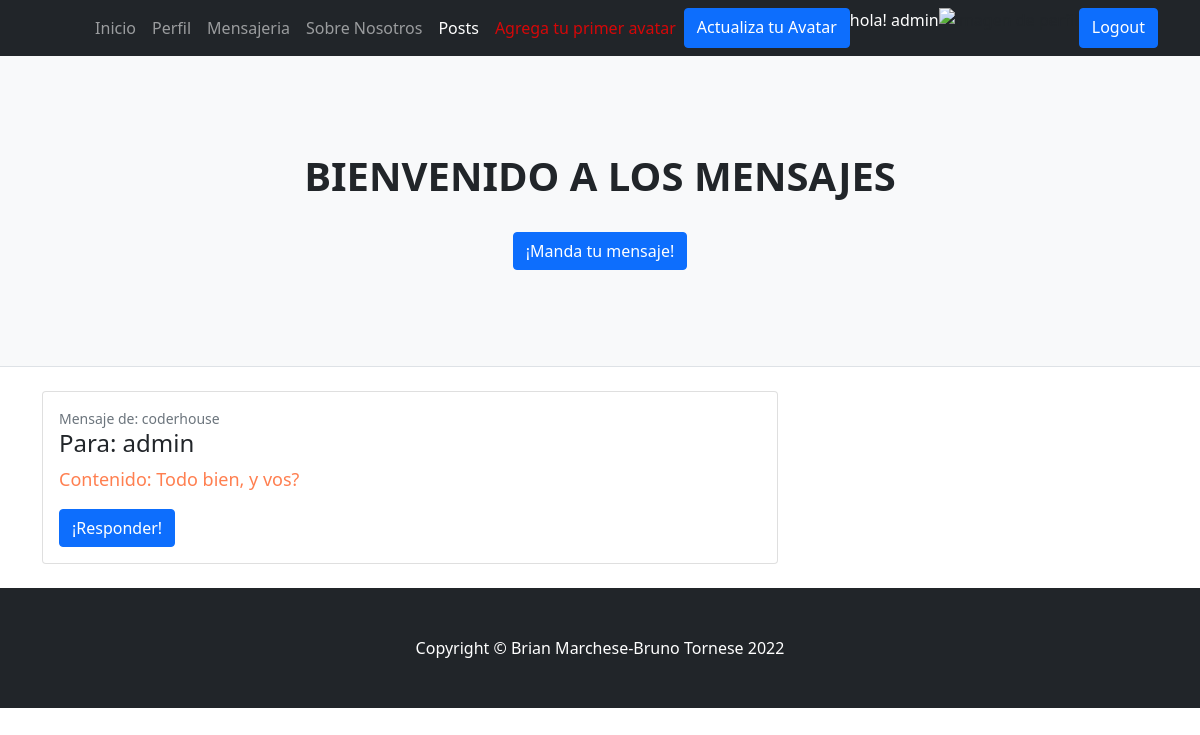
The app's page /mensajeria/mensajes (signed in), older data.
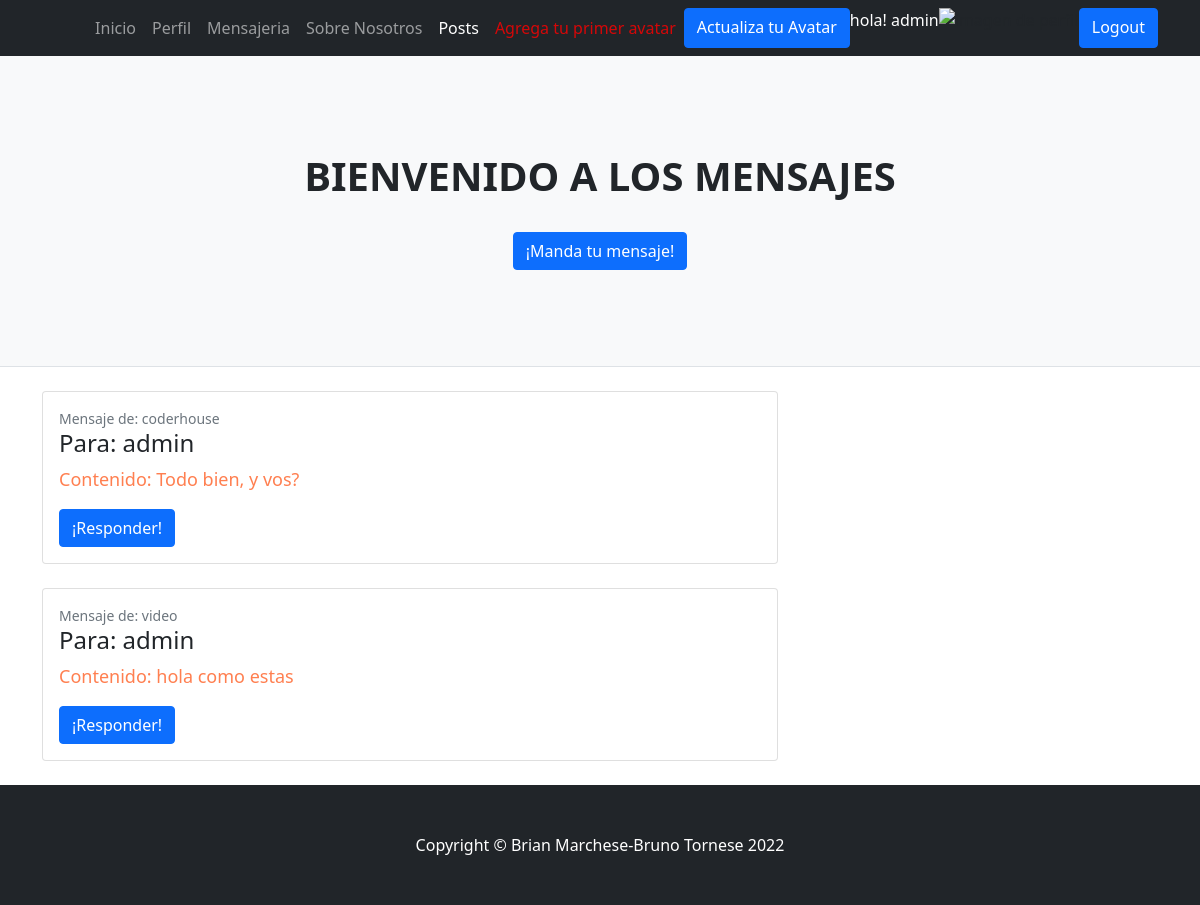
The same page, newer data.
### mensajeria/models.py (models this page shows)
class mensaje(models.Model):
    emisor = models.ForeignKey(User, on_delete=models.CASCADE, related_name='enviador')#Relacion con el usuario que envia el mensaje
    receptor = models.ForeignKey(User, on_delete=models.CASCADE, related_name='receptor')#Relacion con el usuario que recibe el mensaje
    contenido = models.TextField()#Contenido del mensaje

### mensajeria/views.py (the view)
# urls.py: path('mensajes', mensajes, name='mensajes'), # url para ver los mensajes
@login_required
def mensajes(request):#Funcion para ver los mensajes
    mensajes= mensaje.objects.filter(emisor=request.user)#se obtienen los mensajes del usuario
    mensajes= mensaje.objects.filter(receptor=request.user)
    return render(request, 'mensajes.html', {'mensajes':mensajes})#se redirecciona a la pagina de mensajes con los mensajes obtenidos

### login/templates/mensajes.html
{% extends "padre.html" %}
{% load static %}
{% block titulo %}
<h1 class="fw-bolder">BIENVENIDO A LOS MENSAJES</h1>
<br>
<a class="btn btn-primary" href="{% url 'mensaje_creacion' %}">¡Manda tu mensaje!</a>
{% endblock %}
{% block contenido_que_cambia %}
        <div class="container">
        {% for mensaje in mensajes %}
            <div class="row">
                <div class="col-lg-8">
                    <div class="card mb-4">
                        <div class="card-body">
                            <div class="small text-muted">Mensaje de: {{ mensaje.emisor }}</div>
                            <h4 class="card-title"> Para: {{ mensaje.receptor }}</h4>
                            <p  style="font-size: large; color:coral " class="card-text">Contenido: {{ mensaje.contenido | safe }}</p>
                            <a class="btn btn-primary" href="{% url 'mensaje_creacion' %}">¡Responder!</a>
                        </div>
                    </div>
                </div>
            </div>
        {% endfor %}
        </div>
{% endblock %}

### login/templates/padre.html (shortened to what this page needs)
<!DOCTYPE html>
<html lang="en">
    {% load static %}
    <head>
        <link href="{% static 'css\styles.css' %}" rel="stylesheet"/>
    <head>
    <body>
        <nav class="navbar navbar-expand-lg navbar-dark bg-dark">
            <div class="container">
                <div class="collapse navbar-collapse" id="navbarSupportedContent">
                    <ul class="navbar-nav ms-auto mb-2 mb-lg-0">
                        <li class="nav-item"><a class="nav-link" href="{% url 'inicio' %}">Inicio</a></li>
                        <li class="nav-item"><a class="nav-link" href="{% url 'usuario_detalle' %}">Perfil</a></li>
                        <li class="nav-item"><a class="nav-link" href="{% url 'mensajes' %}">Mensajeria</a></li>
                        <li class="nav-item"><a class="nav-link" href="{% url 'about' %}">Sobre Nosotros</a></li>
                        <li class="nav-item"><a class="nav-link active" aria-current="page" href="{% url 'electricos' %}">Posts</a></li>
                        {% if not request.user.is_authenticated %}
                            <a class="btn btn-primary" href="{% url 'login'  %}">Login</a>
                            <p style="color: white;">Si no estas registrado hacelo aca →</p>
                            <a class="btn btn-primary" href="{% url 'register'  %}">Registrate</a>
                        {% else %}
                            <li  class="nav-item"><a  style="color: rgba(255, 0, 0, 0.815);" class="nav-link active" aria-current="page" href="{% url 'nuevo_avatar' %}"> Agrega tu primer avatar</a></li>
                            <a class="btn btn-primary" href="{% url 'agregar_avatar' %}">Actualiza tu Avatar</a>
                            <p style="color: white;">hola! {{ request.user.username }}</p>
                            <img style="width: 140px;" src="{{ imagen }}" alt="imagen de perfil"/>
                            <a class="btn btn-primary" href="{% url 'logout'  %}">Logout</a>
                        {% endif %}
                    </ul>
                </div>
            </div>
        </nav>
        <header class="py-5 bg-light border-bottom mb-4">
            <div class="container">
                <div class="text-center my-5">
                    {% block titulo %}{% endblock %}
                </div>
            </div>
        </header>
        {% block contenido_que_cambia %}{% endblock %}
        <footer class="py-5 bg-dark">
            <div class="container"><p class="m-0 text-center text-white">Copyright &copy; Brian Marchese-Bruno Tornese 2022</p></div>
        </footer>
    </body>
</html>

Row changes from the older to the newer data that the page shows:
added mensaje: emisor "video", receptor "admin", contenido "hola como estas"
